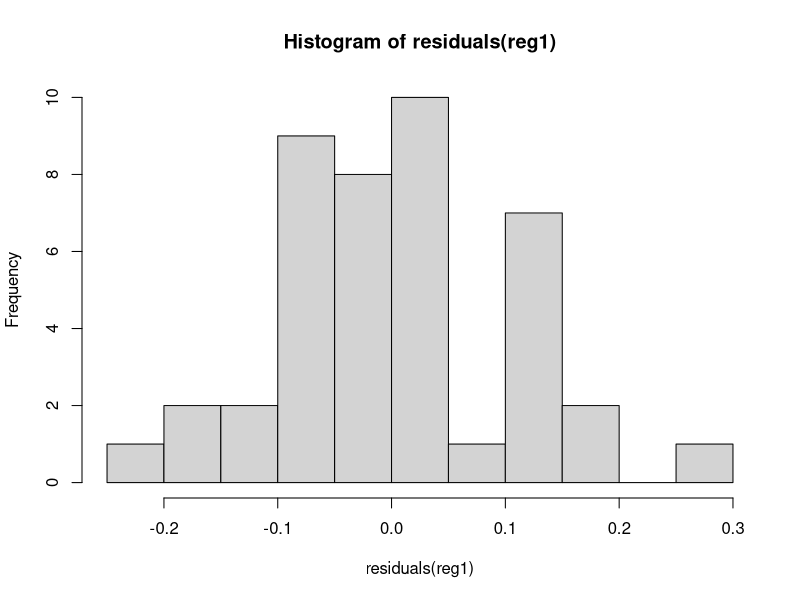

The R source for this figure:
# R Statistics Essential Training
# Ex09_01
# Computing a multiple regression

# Load data
data("USJudgeRatings")
USJudgeRatings[1:10, ]

str(USJudgeRatings)
?USJudgeRatings

# Goal: figure out how these 10 factors affect RTEN (y = worthy of retention)
# regressionName <- lm(y ~ a, b, c, ...)
# Run regression
reg1 <- lm(RTEN ~ CONT + INTG + DMNR + CFMG + DECI 
           + PREP + FAMI + ORAL + WRIT + PHYS,
           data = USJudgeRatings)

# see regression output 
reg1

# Statististically significant variables: Intercept, INTG, PHYS
summary(reg1)

# More detailed summaries
anova(reg1) # Why are so many more variables now statistically significant?
coef(reg1) # List coefficiants for regression
confint(reg1) # List confidence intervals for regression - I think if one is in the intereval, it isn't significant
resid(reg1) # List residuals 
hist(residuals(reg1))  # Histogram of residuals 

# Stepwise Regression 
browseURL("https://onlinecourses.science.psu.edu/stat501/node/329") # background on stepwise regressions


# Backwards stepwise regression
# Repeating the first regression model, which contains
# all of the predictor variables and serves as the 
# starting point
reg1 <- lm(RTEN ~ CONT + INTG + DMNR + DILG + CFMG + 
           DECI + PREP + FAMI + ORAL + WRIT + PHYS, 
           data = USJudgeRatings) 
# state order - step regression going backward
regb <- step(reg1, 
             direction = "backward",
             trace = 0) # don't print steps
summary(regb)

# Forwards stepwise regression
# Start w/ model that has nothing but a constant 
reg0 <- lm(RTEN ~ 1, data = USJudgeRatings) # Minimal model
reg0 # prints intercept = 7.602 

regf <- step(reg0, # Start with minimal model
             direction = "forward",
             scope = (~ CONT + INTG + DMNR + DILG + 
                        CFMG + DECI + PREP + FAMI +
                        ORAL + WRIT + PHYS),
             data = USJudgeRatings,
             trace = 0)
summary(regf)
              

# Clean up 
rm(list = ls())
dev.off()
